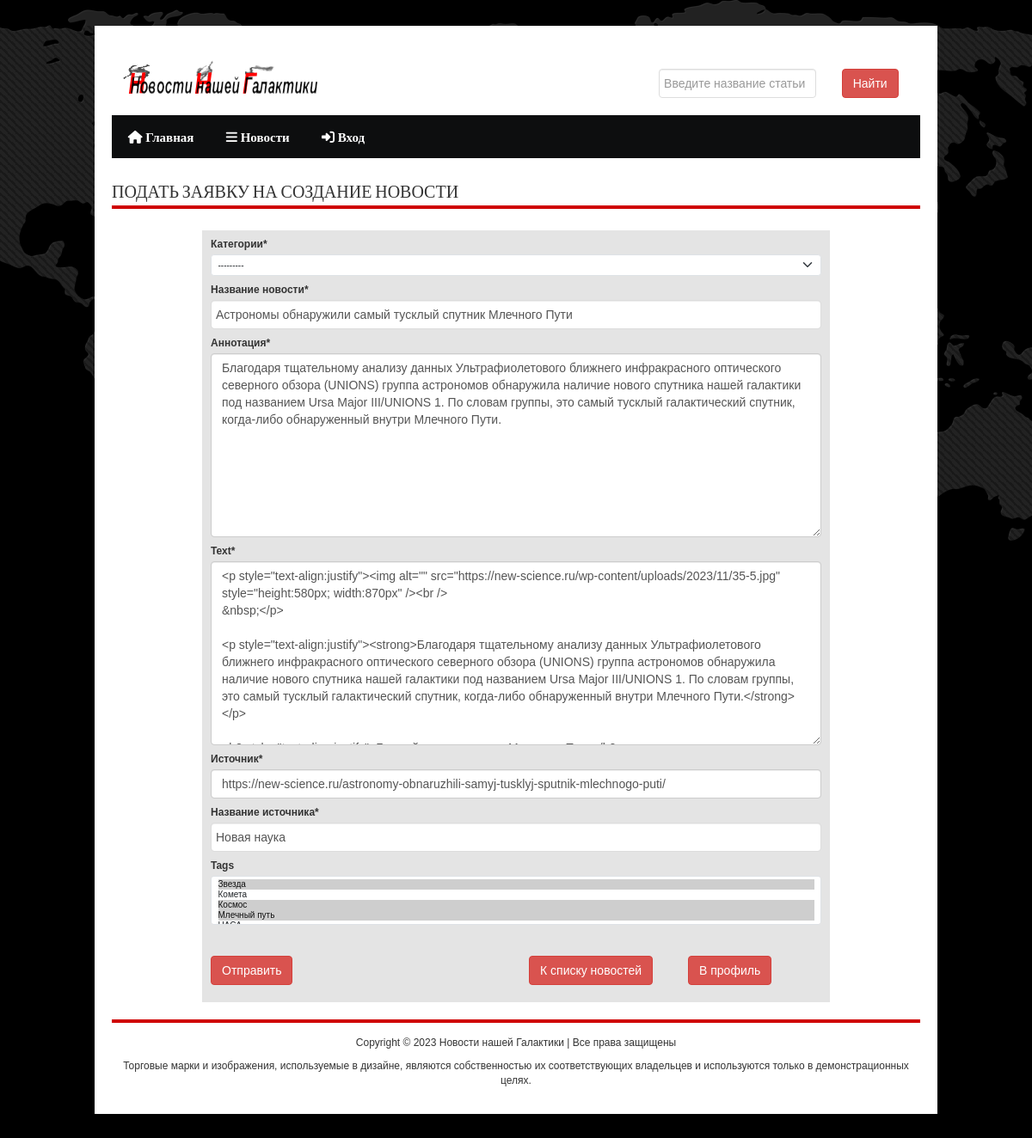
/news/update/1, run on an earlier commit of the app's database.
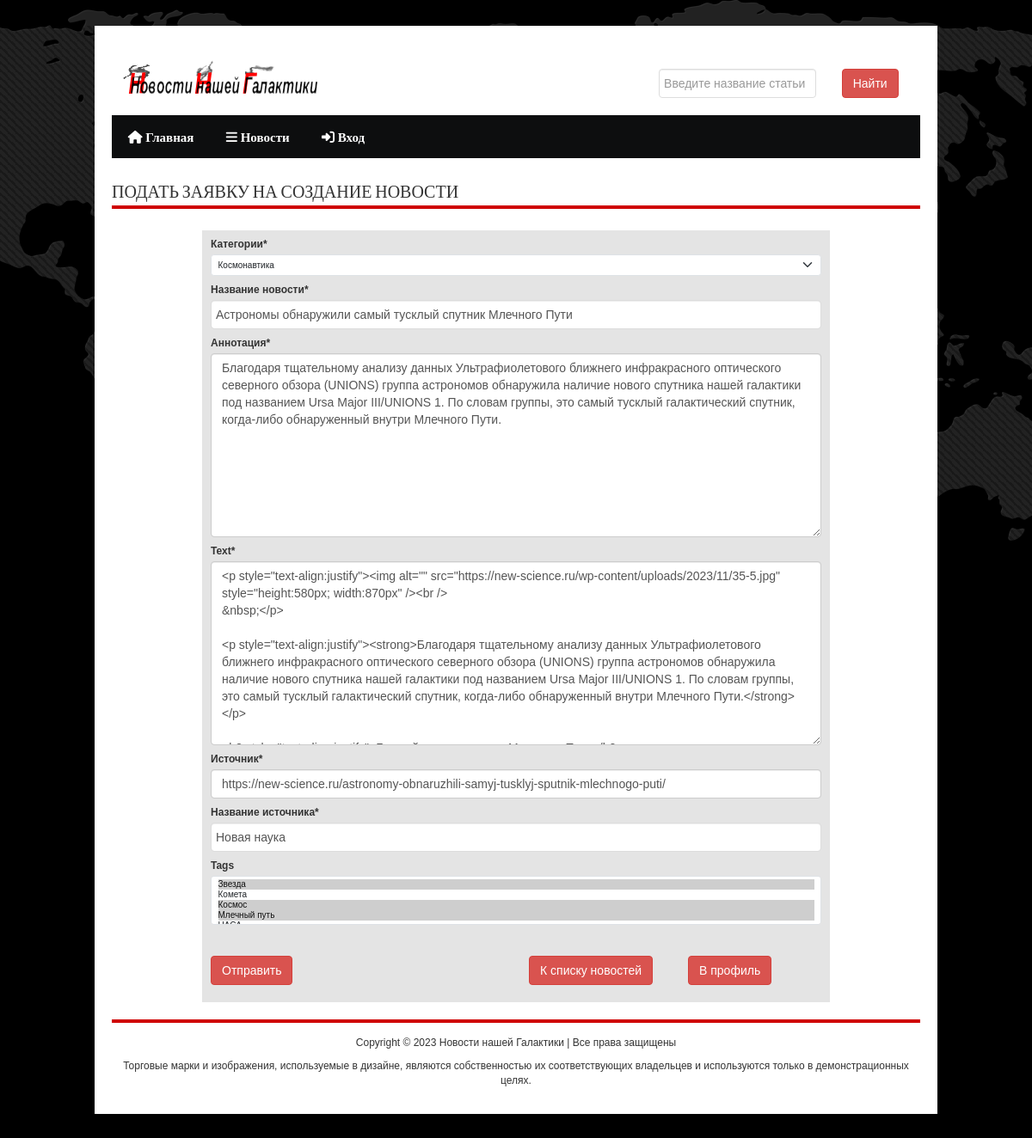
And on a later commit of the database.
### news/models.py (models this page shows, shortened)
class Article(models.Model):
    categories = (('A', 'Астрономия'),
                  ('K', 'Космонавтика'),
                  ('AF', 'Астрофизика'),
                  ('G', 'Геология'))
    author = models.ForeignKey(User, on_delete=models.SET_NULL, null=True, verbose_name='Автор')
    title = models.CharField('Название новости', max_length=150, default='', null=False)
    anouncement = models.TextField('Аннотация', max_length=1250, null=False)
    source = models.URLField('Источник', null=True)
    sourcename = models.CharField('Название источника', max_length=150, null=False)
    text = RichTextField('Текст новости', null=False)
    date = models.DateTimeField('Дата публикации', auto_created=True)
    categories = models.CharField(choices=categories, max_length=20, verbose_name='Категории')
    tags = models.ManyToManyField(to=Tag, blank=True)
    status = models.BooleanField(default=True, verbose_name='Опубликовано')
    objects = models.Manager()
    published = PublishedToday()
    class Meta:
        ordering = ['title','date']
        verbose_name = 'Новость'
        verbose_name_plural = 'Новости'

class Tag(models.Model):
    title = models.CharField(max_length=80, verbose_name='Название')
    status = models.BooleanField(default=True, verbose_name='Статус')
    def __str__(self):
        return self.title
    class Meta:
        ordering = ['title','status']
        verbose_name = 'Тэг'
        verbose_name_plural ='Тэги'

### news/views.py (the view)
# urls.py: path('update/<int:pk>', views.ArticleUpdateView.as_view(), name='news_update'),
class ArticleUpdateView(UpdateView):
    model = Article
    template_name = 'news/news_input.html'
    fields = ['categories','title','anouncement','text','source','sourcename','tags']

### news/templates/news/news_input.html (shortened to what this page needs)
<!DOCTYPE html PUBLIC "-//W3C//DTD XHTML 1.0 Transitional//EN"
        "http://www.w3.org/TR/xhtml1/DTD/xhtml1-transitional.dtd">
{% load static %}
{% load bootstrap5 %}
{% load crispy_forms_tags %}
<html xmlns="http://www.w3.org/1999/xhtml">
<html lang="ru">
<head>
    {%bootstrap_css%}
    <link rel="stylesheet" type="text/css" href="{% static 'main/' %}assets/font/font-awesome.min.css"/>
    <link rel="stylesheet" type="text/css" href="{% static 'main/' %}assets/font/font.css"/>
    <link rel="stylesheet" type="text/css" href="{% static 'main/' %}assets/css/bootstrap.min.css" media="screen"/>
    <link rel="stylesheet" type="text/css" href="{% static 'main/' %}assets/css/style.css" media="screen"/>
    <link rel="stylesheet" type="text/css" href="{% static 'main/' %}assets/css/responsive.css" media="screen"/>
    <link rel="stylesheet" type="text/css" href="{% static 'main/' %}assets/css/jquery.bxslider.css" media="screen"/>
</head>
<body>
<div class="body_wrapper">
    <div class="center">
        {% block header %} {% include 'main/header.html' %} {% endblock %}
        <div class="content_area">
            {% if user.is_staff == True %}
            <h2 class="title"></h2>
                {% else %}
                <h2 class="title">ПОДАТЬ ЗАЯВКУ НА СОЗДАНИЕ НОВОСТИ</h2>
            {% endif %}
            <div class="content_area">
                <div class="inner_footer_top">
                    <div class="single_sidebar">
                        <div class="news-letter">
                            <div class="container-fluid>">
                                <form method="post" enctype="multipart/form-data">
                                    {{ form|crispy }}<br><br>
                                    <div class="row">
                                        <div class="col-lg-6">
                                            <p><input class="btn btn-danger" type="submit" value="Отправить"></p>
                                        </div>
                                        <div class="col-lg-3">
                                            <a class="btn btn-danger" href="{% url 'news_index' %}">К списку новостей</a>
                                        </div>
                                        <div class="col-lg-3">
                                            <p><a class="btn btn-danger" href="{% url 'user_profile' %}">В профиль</a></p>
                                        </div>
                                    </div>
                                </form>
                            </div>
                        </div>
                    </div>
                </div>
            </div>
            <h6 class="title"></h6>
            {% block footer %} {% include 'main/footer.html' %} {% endblock %}
        </div>
    </div>
</body>
</html>

What changed in the data, as far as the page shows it:
changed Article "Новая наука": categories "---------" → "Космонавтика"
